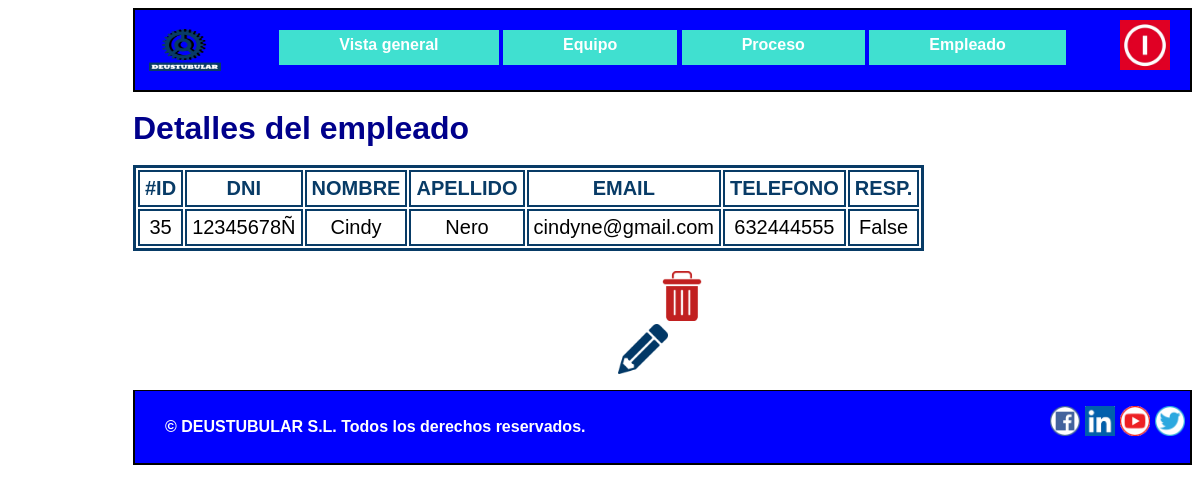
The app's page /appGestion_de_la_produccion/responsable/empleado/35 with its own data.
### appGestion_de_la_produccion/models.py (models this page shows, shortened)
class Empleado(models.Model):
    nombre = models.CharField(max_length=50)
    DNI = models.CharField(max_length=9)
    apellido = models.CharField(max_length=50)
    email = models.EmailField(max_length=100)
    telefono = models.IntegerField()
    responsable=models.BooleanField()

### appGestion_de_la_produccion/views.py (the view)
# urls.py: path('responsable/empleado/<int:empleado_id>', views.detalle_empleado, name="detalleempleado"),
def detalle_empleado(request, empleado_id):
    empleado = Empleado.objects.get(pk=empleado_id)
    context = {"Datos": empleado}
    return render(request, "detalleempleado.html", context)

### appGestion_de_la_produccion/templates/detalleempleado.html (shortened to what this page needs)
{% extends "PlantillaHeaderFooter.html"%}
{% block contenido %}
<h1>Detalles del empleado</h1>
<table class="tabladetalles">
    <thead>
    <tr>
        <td>#ID</td>
        <td>DNI</td>
        <td>NOMBRE</td>
        <td>APELLIDO</td>
        <td>EMAIL</td>
        <td>TELEFONO</td>
        <td>RESP.</td>
    </tr>
    </thead>
    <tr>
        <td>{{Datos.id}}</td>
        <td>{{Datos.DNI}}</td>
        <td>{{Datos.nombre}}</td>
        <td>{{Datos.apellido}}</td>
        <td>{{Datos.email}}</td>
        <td>{{Datos.telefono}}</td>
        <td>{{Datos.responsable}}</td>
    </tr>
</table>
<form action="{%url 'eliminarempleado'%}" method="POST">
    <input type="image" class="eliminar"  title="Eliminar empleado de la lista"
        src="/static/Imagenes/delete.png" width="50" height="50" value="Eliminar">
</form>
<form action="{%url 'updateempleado' %}" method="POST">
    <input type="image"  class="imagenmodificar"  title="Modificar empleado de la lista"
        src="/static/Imagenes/editar.png" width="50" height="50" value="Update">
</form>
{% endblock %}

### appGestion_de_la_produccion/static/stylesheet.css (style rules this page uses)
* { box-sizing: border-box; }
html { font-family: Arial, Helvetica, sans-serif; max-width: 1100px; font-weight: bold; background-color:white; margin-left: 125px; }
body { line-height: 30px; font-size: 16px; }
h1, h2, h3, legend { color: darkblue; }
thead { color: rgb(8,59,102); }
.tabladetalles { border:3px solid rgb(8,59,102); font-size:20px; margin-right:20px; text-align:center; border-collapse:separate; }
.tabladetalles thead { font-weight:bold; }
.tabladetalles tbody,td,th { border:2px solid rgb(8,59,102); }
.tabladetalles td,th { margin:5px; padding:5px; }
.eliminar { margin-top:20px; margin-right:485px; float:right; }
.imagenmodificar { margin-left:485px; margin-top:3px; }

### records on screen
Empleado: id "35", DNI "12345678Ñ", nombre "Cindy", apellido "Nero", email "cindyne@gmail.com", telefono "632444555", responsable "False"
